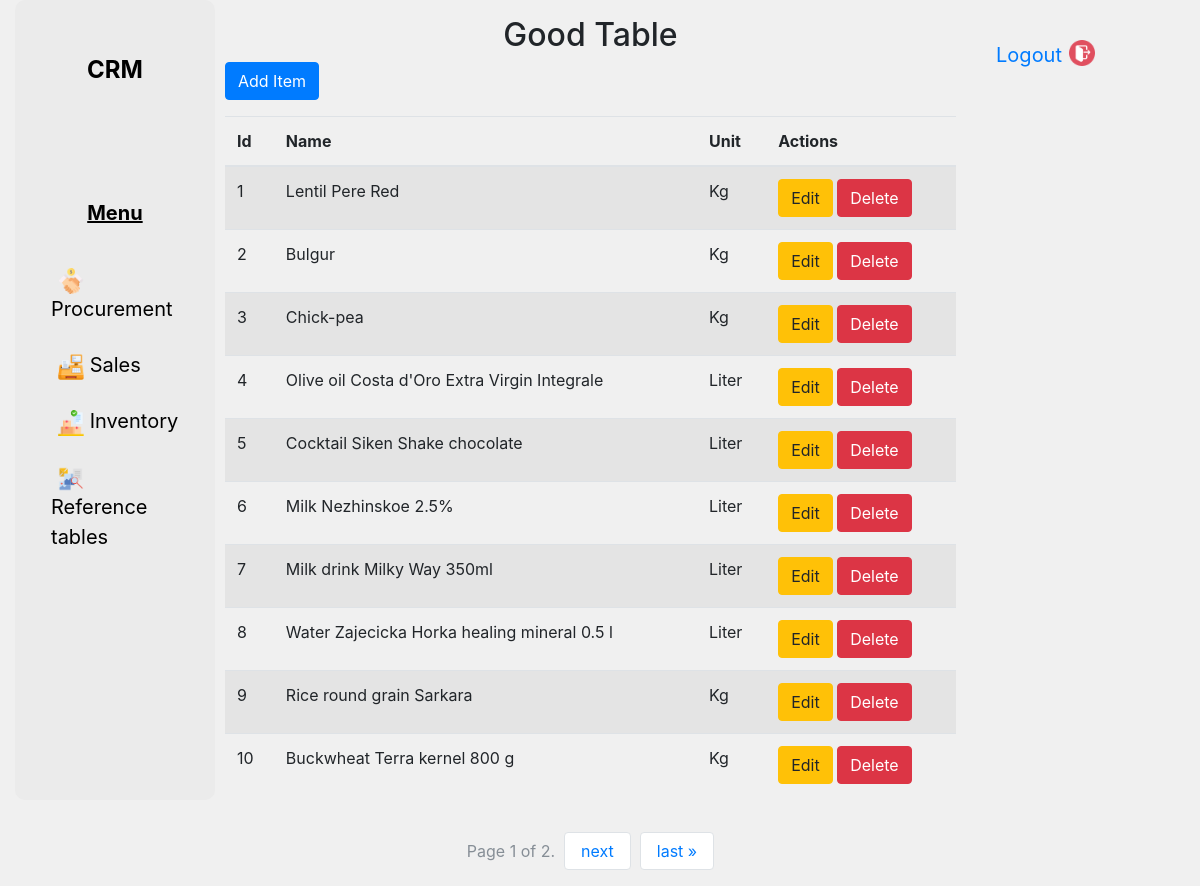
/ri/display_table/good/, run on the app's committed database.
### ri/models.py (models this page shows, shortened)
class Unit(models.Model):
    name = models.CharField(max_length=255)
    def __str__(self):
        return self.name

class Good(models.Model):
    name = models.CharField(max_length=255)
    unit = models.ForeignKey(Unit, on_delete=models.CASCADE)

### ri/views.py (the view)
# urls.py: path('display_table/<str:model_name>/', views.display_table, name='display_table'),
def display_table(request, model_name):
    models = {
        'warehouse': Warehouse.objects.all(),
        'unit': Unit.objects.all(),
        'good': Good.objects.all(),
        'counterparty': Counterparty.objects.all(),
    }
    if model_name not in models:
        model_name = 'warehouse'
    paginator = Paginator(models[model_name], 10)  # 10 items per page
    page = request.GET.get('page')
    try:
        items = paginator.page(page)
    except PageNotAnInteger:
        items = paginator.page(1)
    except EmptyPage:
        items = paginator.page(paginator.num_pages)
    context = {
        'model_name': model_name,
        'items': items,
        'fields': [field.name for field in models[model_name].model._meta.fields],
        'item_fields': [{field.name: getattr(item, field.name) for field in item._meta.fields} for item in items],
    }
    return render(request, 'display_table.html', context)

### ri/templates/display_table.html (shortened to what this page needs)
{% extends 'base_template.html' %}
{% block content %}
    <div class="container">
        <div class="row justify-content-center mt-3">
            <h2>{{ model_name|title }} Table</h2>
        </div>
        <div class="row justify-content-left mb-3">
            <a class="btn btn-primary" href="{% url 'add_item_view' model_name=model_name|lower %}">Add Item</a>
        </div>
        <div class="row justify-content-center">
            <div class="table-responsive">
                <table class="table table-striped">
                    <thead>
                        <tr>
                            {% for field in fields %}
                                <th>{{ field|title }}</th>
                            {% endfor %}
                            <th>Actions</th>
                        </tr>
                    </thead>
                    <tbody>
                        {% for item_fields in item_fields %}
                            <tr>
                                {% for field_name, field_value in item_fields.items %}
                                    <td>{{ field_value }}</td>
                                {% endfor %}
                                <td>
                                    <div class="btn-group" role="group">
                                        <form method="post" action="{% url 'edit_item_view' model_name=model_name|lower pk=item_fields.id %}" style="display: inline;">
                                            <button type="submit" class="btn btn-warning">Edit</button>
                                        </form>
                                        <form method="post" action="{% url 'delete_item_view' model_name=model_name|lower pk=item_fields.id %}" style="display: inline;">
                                            <button type="submit" class="btn btn-danger">Delete</button>
                                        </form>
                                    </div>
                                </td>
                            </tr>
                        {% endfor %}
                    </tbody>
                </table>
            </div>
        </div>
        <div class="row justify-content-center">
            <nav aria-label="Page navigation">
                <ul class="pagination">
                    <li class="page-item disabled">
                        Page {{ items.number }} of {{ items.paginator.num_pages }}.
                    </li>
                    {% if items.has_next %}
                        <li class="page-item"><a class="page-link" href="?page={{ items.next_page_number }}">next</a></li>
                        <li class="page-item"><a class="page-link" href="?page={{ items.paginator.num_pages }}">last &raquo;</a></li>
                    {% endif %}
                </ul>
            </nav>
        </div>
    </div>
{% endblock %}

### ri/templates/base_template.html (style rules this page uses)
body { background-color: #F0F0F0; margin: 0; }
.pagination { margin-top: 20px; display: flex; justify-content: center; align-items: center; }
.pagination li { margin: 0 5px; }
.pagination a, .pagination .active { padding: 8px 16px; text-decoration: none; color: #007bff; background-color: #fff; border: 1px solid #dee2e6; border-radius: 4px; cursor: pointer; }
.pagination .disabled { color: #868e96; cursor: not-allowed; }

### data on the page
Unit: item_fields "1" "2" "3" "9" "10", name "Kg"
Good: item_fields "Lentil Pere Red"
Good: item_fields "Bulgur"
Good: item_fields "Chick-pea"
Unit: item_fields "4" "5" "6" "7" "8", name "Liter"
Good: item_fields "Olive oil Costa d'Oro Extra Virgin Integrale"
Good: item_fields "Cocktail Siken Shake chocolate"
Good: item_fields "Milk Nezhinskoe 2.5%"
Good: item_fields "Milk drink Milky Way 350ml"
Good: item_fields "Water Zajecicka Horka healing mineral 0.5 l"
Good: item_fields "Rice round grain Sarkara"
Good: item_fields "Buckwheat Terra kernel 800 g"

### other printed values
{{ model_name|title }} "Good"
{{ field|title }} "Id" "Name" "Unit"
{{ items.number }} "1"
{{ items.paginator.num_pages }} "2"
